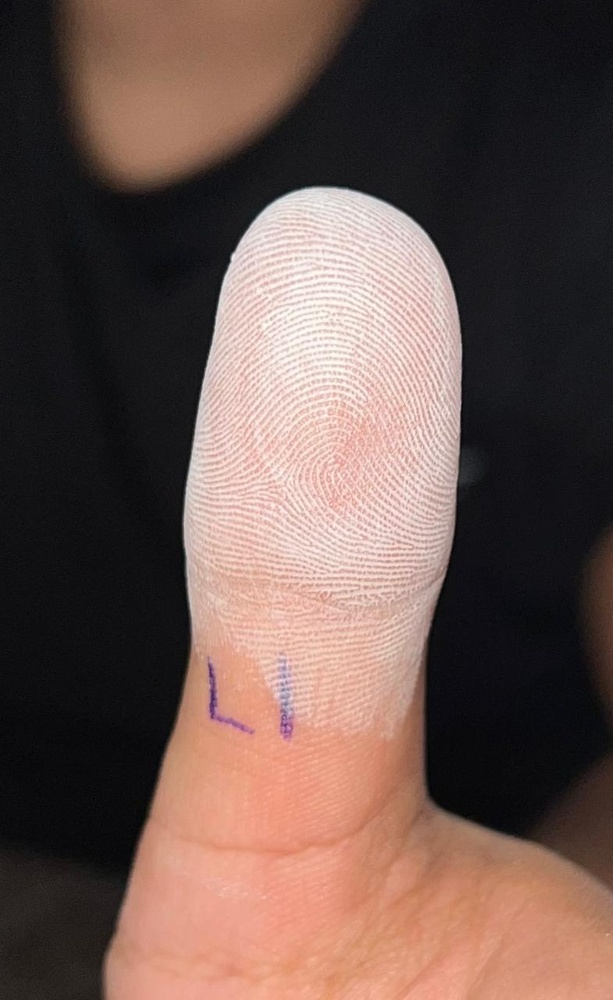
#> input picture input/Fingers_test/L_C_1.jpeg, 613 x 1000 px, shrunk from 785 x 1280 before the run
$ python -i roi_extraction.py   (imports and definitions only)
#> lines starting #> are read from the running program, lines starting #| are printed output that depends on the picture; after the words box and inside, x2 and y2 are one past the last pixel; in counts of white or black regions, pixels touching at a corner belong together
#> further down, picture is the input picture: shape (1000, 613, 3); mean B, G, R 78, 84.3, 106.3
import cv2
import numpy as np

def extract_roi(img):
    gray = cv2.cvtColor(img, cv2.COLOR_BGR2GRAY)
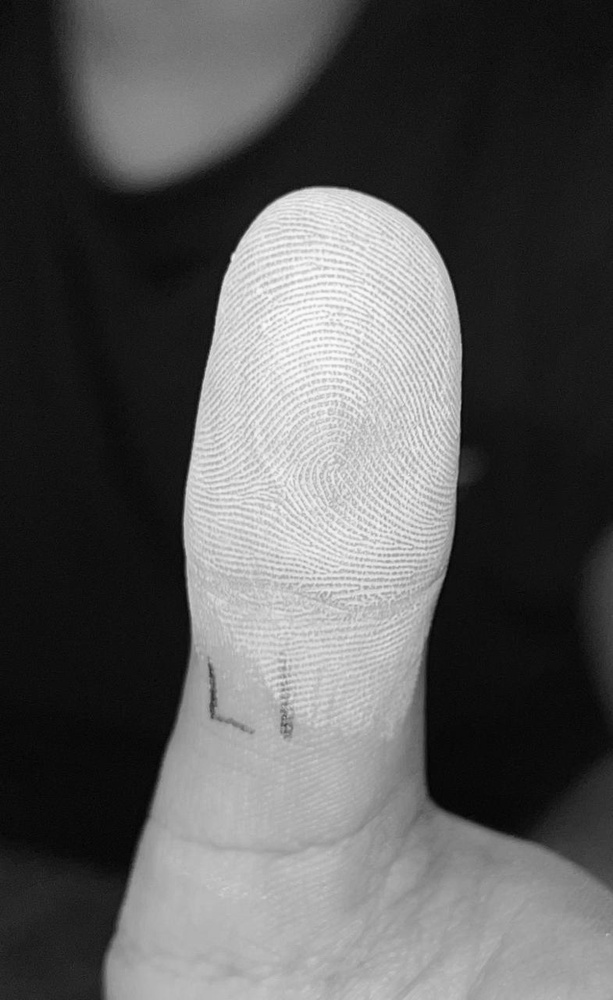
#> gray: shape (1000, 613); min 2, max 254, mean 90.1
    blur = cv2.GaussianBlur(gray, (7,7), 0)

    _, mask = cv2.threshold(
        blur, 0, 255, cv2.THRESH_BINARY + cv2.THRESH_OTSU
    )
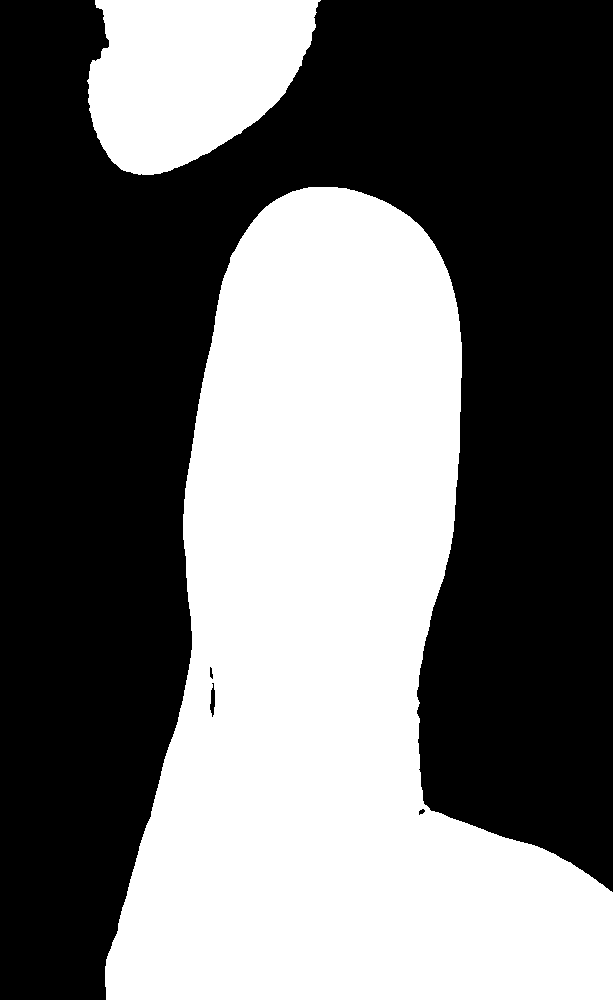
#> mask: shape (1000, 613); 43.5% white; 2 white regions, box (x1, y1, x2, y2) and area: (105, 187, 613, 1000) 236435, (87, 0, 321, 175) 30261

    kernel = cv2.getStructuringElement(cv2.MORPH_ELLIPSE, (15,15))
    mask = cv2.morphologyEx(mask, cv2.MORPH_CLOSE, kernel)
#> mask: shape (1000, 613); 43.5% white; 2 white regions

    contours, _ = cv2.findContours(
        mask, cv2.RETR_EXTERNAL, cv2.CHAIN_APPROX_SIMPLE
    )
#> contours = 2 contours; box (x1, y1, x2, y2) and area: (105, 187, 613, 1000) 235448, (87, 0, 321, 175) 29993

    if not contours:
        return img

    cnt = max(contours, key=cv2.contourArea)
#> cnt = contour of 706 points, box (x1, y1, x2, y2) (105, 187, 613, 1000), area 235448
    x,y,w,h = cv2.boundingRect(cnt)
#> x = 105; y = 187; w = 508; h = 813

    return img[y:y+h, x:x+w]
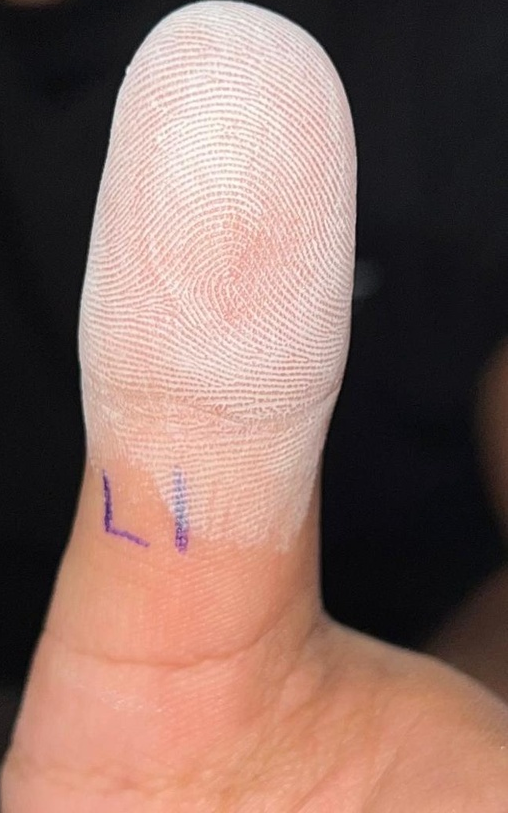
#> returned value: shape (813, 508, 3); mean of channels 0, 1, 2 99.4, 107.6, 136.2; drawn as B, G, R

>>> import cv2
>>> picture = cv2.imread('../../input/Fingers_test/L_C_1.jpeg')
>>> result = extract_roi(picture)

$ run again, on input/Fingers_test/L_C_2.jpeg
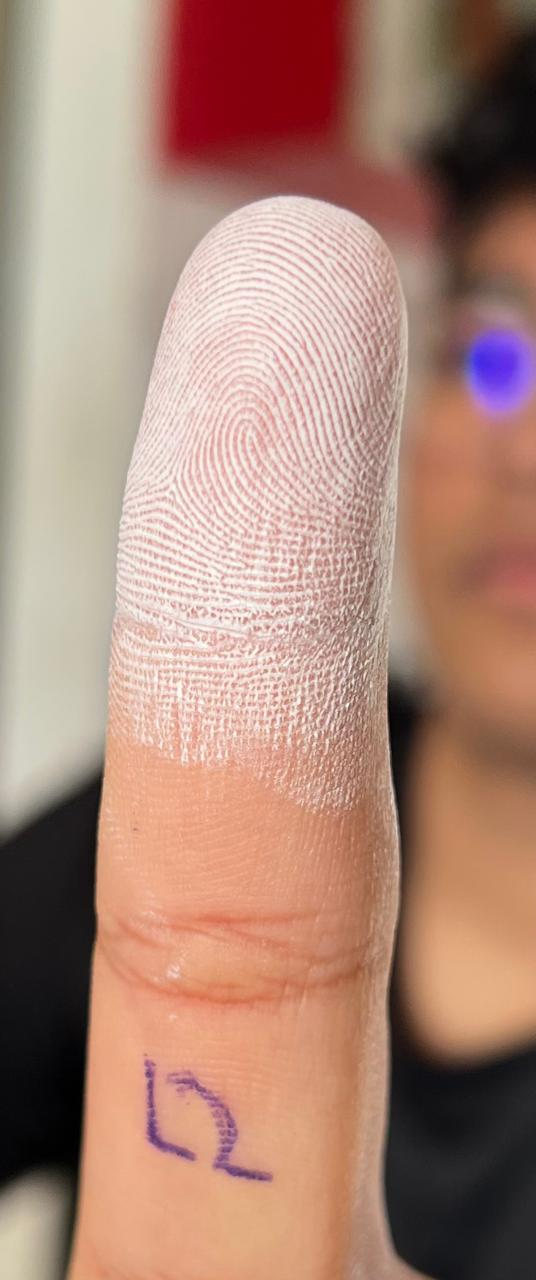
#> input picture input/Fingers_test/L_C_2.jpeg, 536 x 1280 px
#> picture is the input picture: shape (1280, 536, 3); mean B, G, R 120.3, 135.4, 172.8
#> in extract_roi, `gray = cv2.cvtColor(img, cv2.COLOR_BGR2GRAY)`:
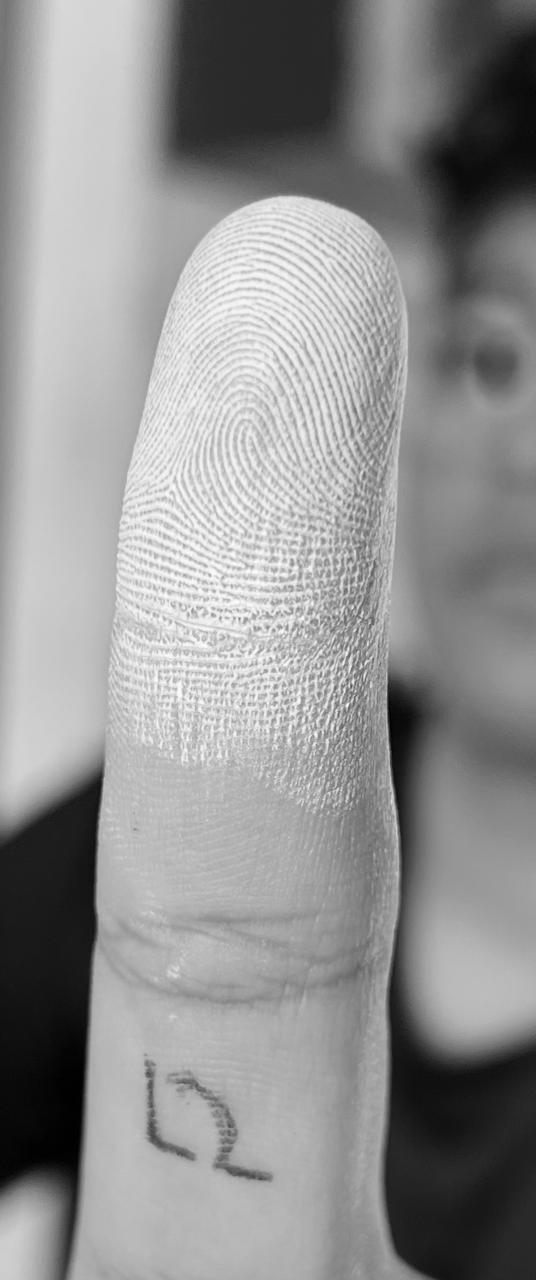
#> gray: shape (1280, 536); min 0, max 254, mean 144.8
#> in extract_roi, `mask = cv2.morphologyEx(mask, cv2.MORPH_CLOSE, kernel)`:
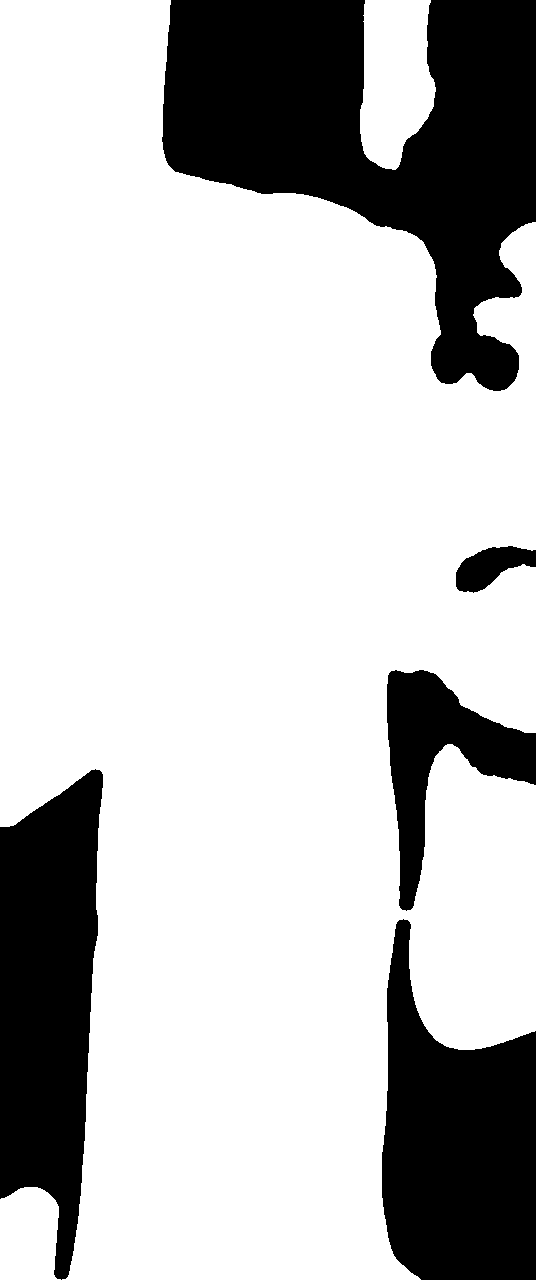
#> mask: shape (1280, 536); 75.4% white; 5 black regions
#> contours = 3 contours; box (x1, y1, x2, y2) and area: (0, 0, 536, 1280) 499402, (360, 0, 436, 170) 9913, (0, 1187, 61, 1280) 4872
#> cnt = contour of 991 points, box (x1, y1, x2, y2) (0, 0, 536, 1280), area 499402
#> x = 0; w = 536; h = 1280

$ run again, on input/Fingers_test/L_C_3.jpeg
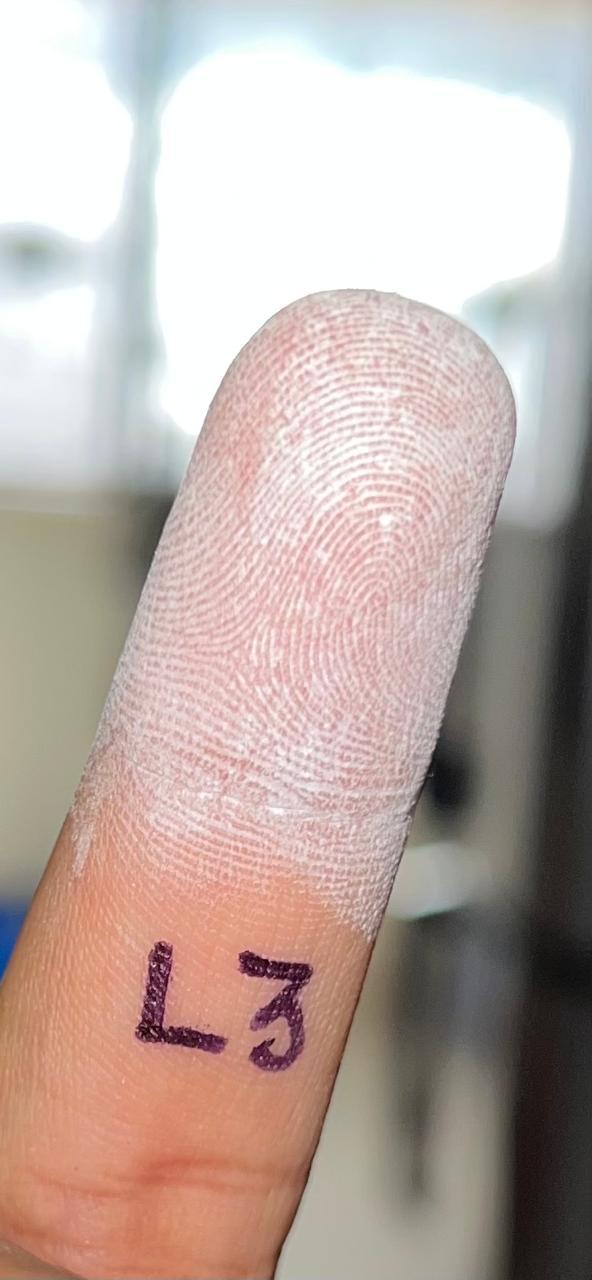
#> input picture input/Fingers_test/L_C_3.jpeg, 592 x 1280 px
#> picture is the input picture: shape (1280, 592, 3); mean B, G, R 166.5, 172.8, 189.3
#> in extract_roi, `_, mask = cv2.threshold( blur, 0, 255, cv2.THRESH_BINARY + cv2.THRESH_..`:
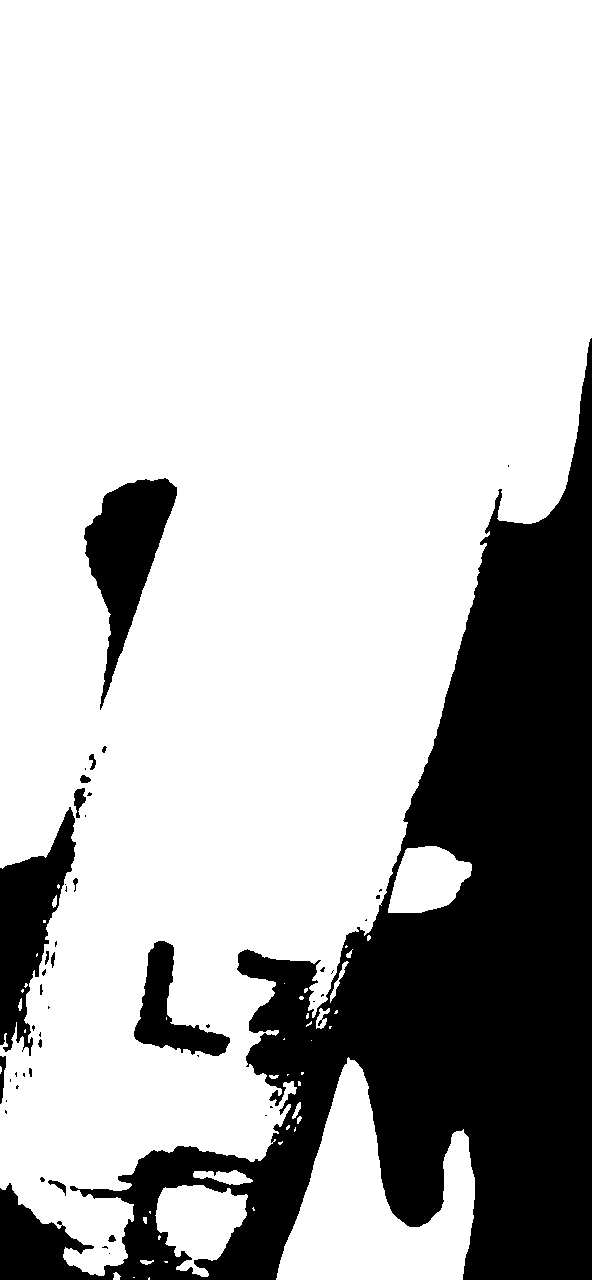
#> mask: shape (1280, 592); 74.7% white; 48 black regions (31 under 20 px), largest, box (x1, y1, x2, y2) and area: (0, 338, 592, 1280) 168846, (84, 478, 177, 710) 9183, (0, 807, 76, 1056) 8751
#> in extract_roi, `mask = cv2.morphologyEx(mask, cv2.MORPH_CLOSE, kernel)`:
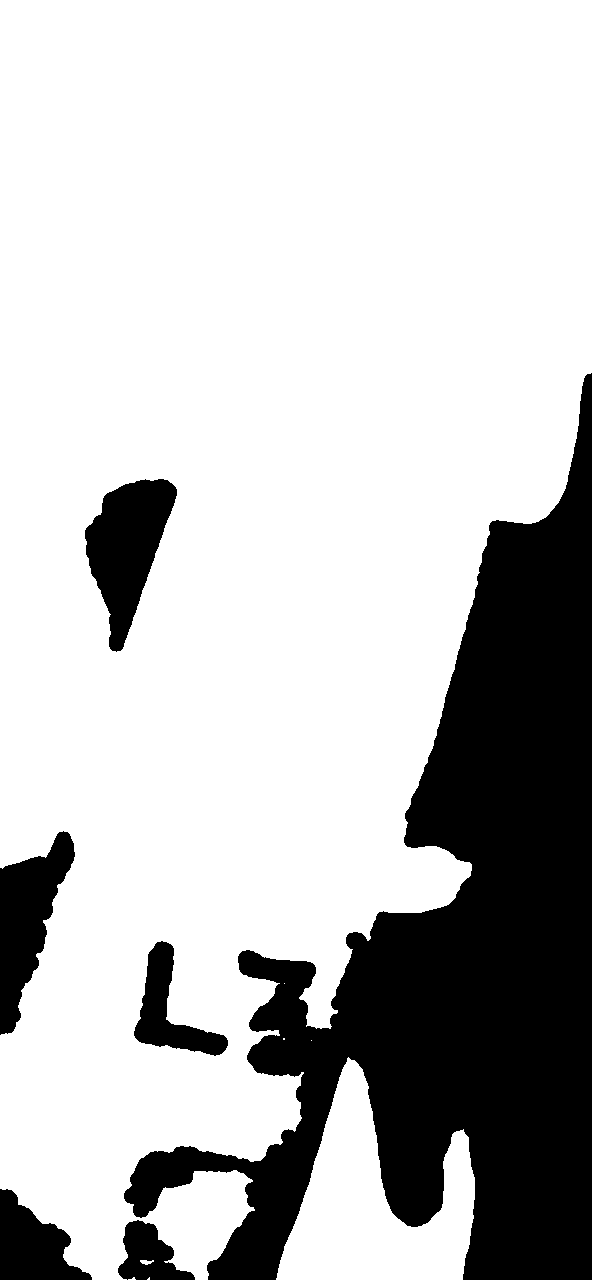
#> mask: shape (1280, 592); 75.7% white; 6 black regions
#> contours = 8 contours, 5 with area under 20; largest, box (x1, y1, x2, y2) and area: (0, 0, 592, 1280) 561800, (276, 1057, 475, 1280) 21766, (140, 1260, 154, 1265) 31
#> cnt = contour of 1227 points, box (x1, y1, x2, y2) (0, 0, 592, 1280), area 561800
#> x = 0; w = 592; h = 1280

$ run again, on input/Fingers_test/L_C_4.jpeg
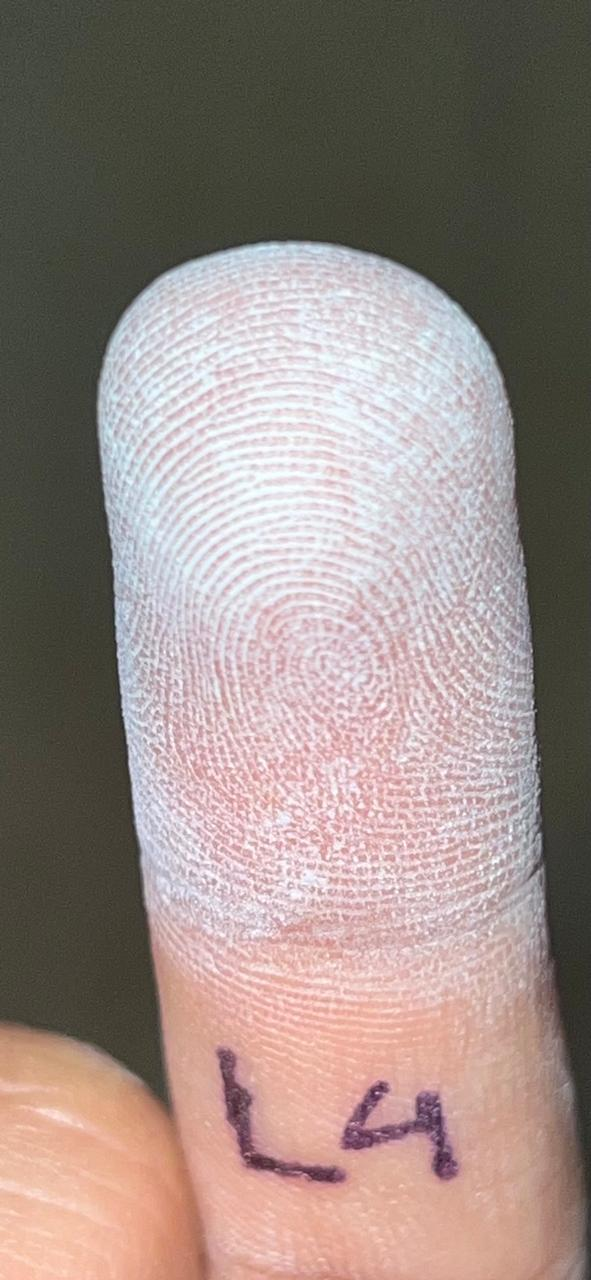
#> input picture input/Fingers_test/L_C_4.jpeg, 591 x 1280 px
#> picture is the input picture: shape (1280, 591, 3); mean B, G, R 132.2, 137.6, 152.6
#> in extract_roi, `mask = cv2.morphologyEx(mask, cv2.MORPH_CLOSE, kernel)`:
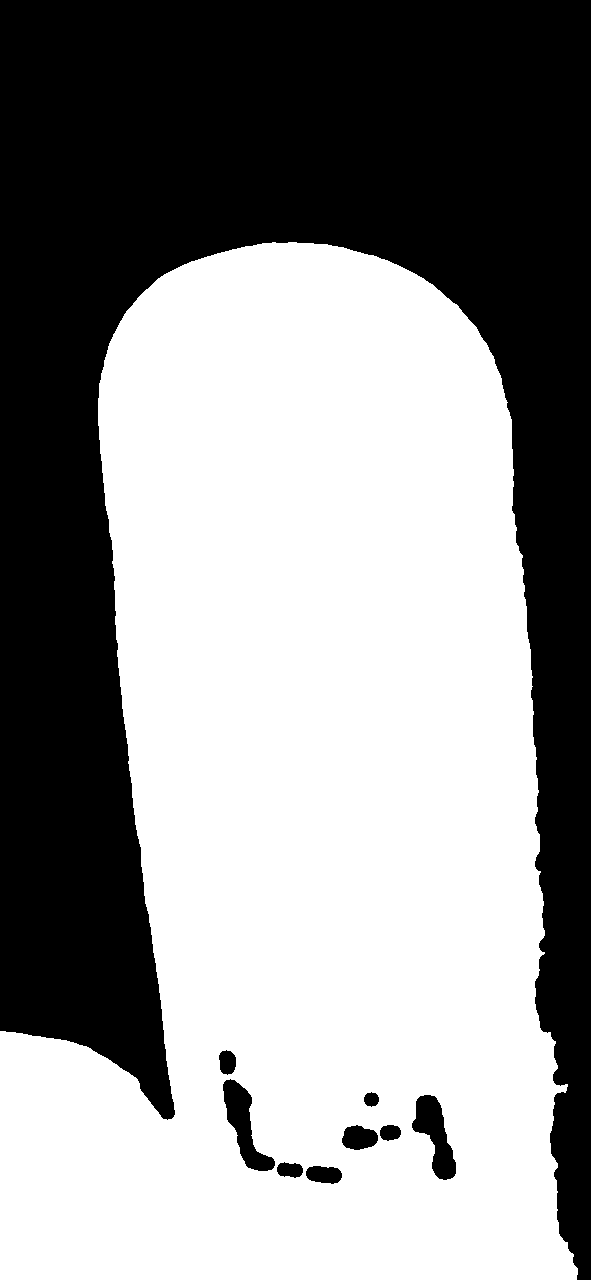
#> mask: shape (1280, 591); 57.2% white; 9 black regions
#> contours = 1 contour; box (x1, y1, x2, y2) and area: (0, 242, 578, 1280) 437409
#> cnt = contour of 865 points, box (x1, y1, x2, y2) (0, 242, 578, 1280), area 437409
#> x = 0; y = 242; w = 578; h = 1038
#> in extract_roi, `return img[y:y+h, x:x+w]`:
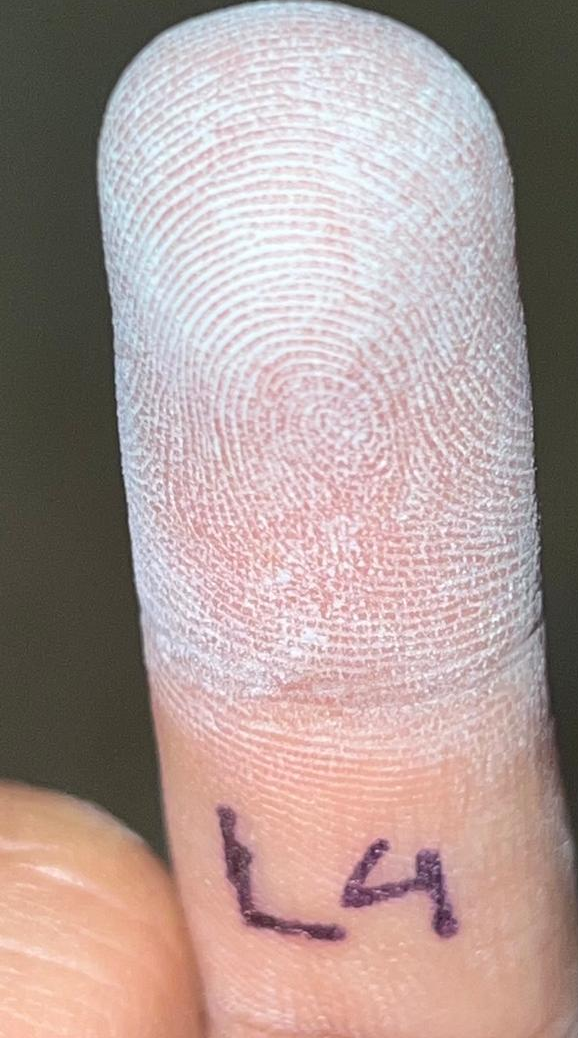
#> returned value: shape (1038, 578, 3); mean of channels 0, 1, 2 152.1, 155.8, 175.2; drawn as B, G, R
